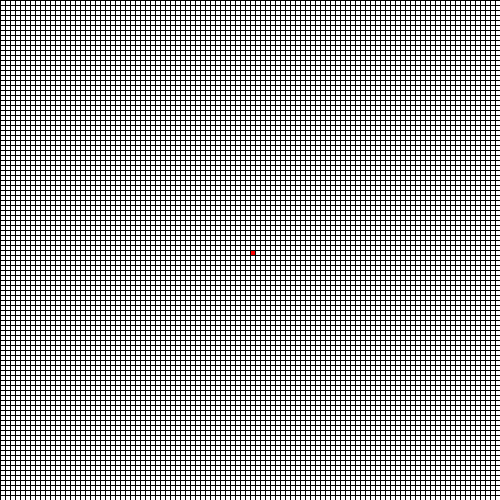
Frame 1 (no input)
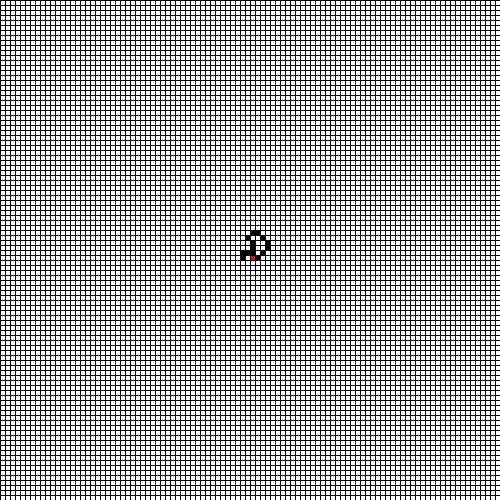
Frame 60 (the mouse pressed at the canvas centre just before this capture)
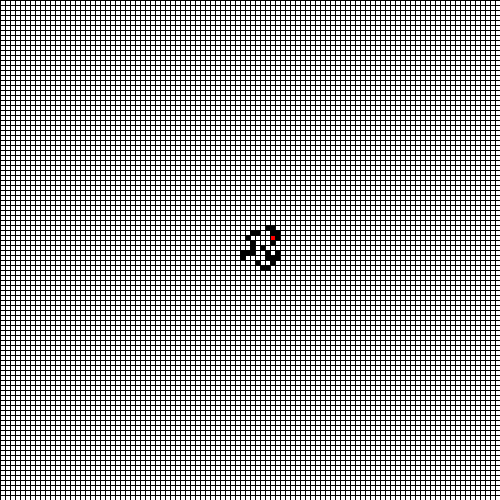
Frame 120 (the mouse held since frame 60 and released just before this capture)

The Processing sketch that drew these frames (run headless with seeded random() and noise(); from frame 60 on, the mouse is pressed at the canvas centre):

// Processing sketch: Langtons_Ant
// ── Langtons_Ant.pde
Cell[][] grid;
int gridw;
int gridh;
Ant ant;
boolean paused = false;

void setup(){
  size(500,500);
  gridw = 100;
  gridh = 100;
  grid = new Cell[gridw][gridh];
  
  int xinc = (int)(width/gridw);
  int yinc = (int)(height/gridh);
  
  for(int x=0;x<gridw;x++){
    for(int y=0;y<gridh;y++){
       grid[x][y] = new Cell(x,y,xinc,yinc);   
    }
  }
  
  ant = new Ant(gridw/2,gridh/2,xinc,yinc,gridw-1,gridh-1);
  
  
}

void draw(){
  background(200);
  for(int x=0;x<gridw;x++){
    for(int y=0;y<gridh;y++){
      grid[x][y].show();
    }
  }
  ant.show();
  
  if(!paused){
    if(grid[ant.x][ant.y].c == color(255)){
      grid[ant.x][ant.y].c = color(0);
      ant.dir = (ant.dir+1)%4;
    }else{
     grid[ant.x][ant.y].c = color(255);
     ant.dir = (ant.dir+4-1)%4;
    }
    
    ant.move();
  }
}

void keyPressed(){
 if(key == ' '){
   paused = !paused;
 }
}

void mousePressed(){
  int xinc = (int)(width/gridw);
  int yinc = (int)(height/gridh);
  int x = mouseX/xinc;
  int y = mouseY/yinc;
  if(grid[x][y].c == color(255)) grid[x][y].c = color(0);
  else grid[x][y].c = color(255);
}

// ── Ant.pde
class Ant extends Cell{
  //0=UP, 1=RIGHT, 2=DOWN, 3=LEFT
  int dir;
  int maxX;
  int maxY;
  
  public Ant(int x_, int y_, int w_, int h_,int maxX_,int maxY_){
   super(x_,y_,w_,h_); 
   this.dir = UP;
   this.maxX = maxX_;
   this.maxY = maxY_;
   this.c = color(255,0,0);
  }
  
  public void move(){
    if(this.dir==0){
      this.y--; 
    }else if(this.dir==1){
      this.x++;
    }else if(this.dir==2){
     this.y++;
    }else if(this.dir==3){
     this.x--; 
    }
    
    if(this.x<0) this.x = this.maxX;
    if(this.x>this.maxX) this.x=0;
    if(this.y<0) this.y = this.maxY;
    if(this.y>this.maxY) this.y=0;
  }
}

// ── Cell.pde
class Cell{
  int x;
  int y;
  int w;
  int h;
  color c;
  
  public Cell(int x_, int y_, int w_, int h_){
    this.x = x_;
    this.y = y_;
    this.w = w_;
    this.h = h_;
    c = color(255);
  }
  
  public void show(){
    stroke(0);
    fill(this.c);
    rect(this.x*this.w,this.y*this.h,this.w,this.h);
  }
}
